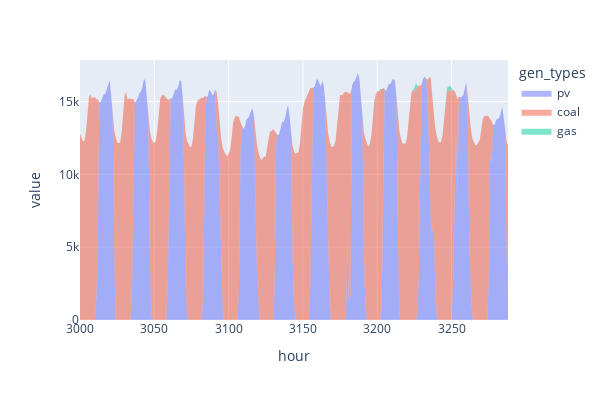

The code cell stored with this chart in its notebook:
### Code cell
fig = px.area(opt_vars["generation"], x="hour", y="value", color="gen_types")
fig.update_traces(line=dict(width=0))

fig.update_layout(width=600, height=400)

### Figure 1 — Plotly figure (JSON) as saved in the notebook; plotly's stock layout.template omitted (floating-point values rounded to 4 significant figures; data arrays with more than 128 entries replaced by an {"elided": "..."} marker saying what was removed)
{"data": [{"fillpattern": {"shape": ""}, "hovertemplate": "gen_types=pv<br>hour=%{x}<br>value=%{y}<extra></extra>", "legendgroup": "pv", "line": {"color": "#636efa", "width": 0}, "marker": {"symbol": "circle"}, "mode": "lines", "name": "pv", "orientation": "v", "showlegend": true, "stackgroup": "1", "type": "scatter", "x": {"elided": "289 int values"}, "xaxis": "x", "y": {"elided": "289 float values"}, "yaxis": "y"}, {"fillpattern": {"shape": ""}, "hovertemplate": "gen_types=coal<br>hour=%{x}<br>value=%{y}<extra></extra>", "legendgroup": "coal", "line": {"color": "#EF553B", "width": 0}, "marker": {"symbol": "circle"}, "mode": "lines", "name": "coal", "orientation": "v", "showlegend": true, "stackgroup": "1", "type": "scatter", "x": {"elided": "289 int values"}, "xaxis": "x", "y": {"elided": "289 float values"}, "yaxis": "y"}, {"fillpattern": {"shape": ""}, "hovertemplate": "gen_types=gas<br>hour=%{x}<br>value=%{y}<extra></extra>", "legendgroup": "gas", "line": {"color": "#00cc96", "width": 0}, "marker": {"symbol": "circle"}, "mode": "lines", "name": "gas", "orientation": "v", "showlegend": true, "stackgroup": "1", "type": "scatter", "x": {"elided": "289 int values"}, "xaxis": "x", "y": {"elided": "289 float values"}, "yaxis": "y"}], "layout": {"height": 400, "legend": {"title": {"text": "gen_types"}, "tracegroupgap": 0}, "margin": {"t": 60}, "width": 600, "xaxis": {"anchor": "y", "domain": [0, 1], "title": {"text": "hour"}}, "yaxis": {"anchor": "x", "domain": [0, 1], "title": {"text": "value"}}}}
